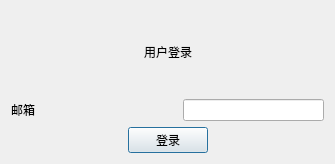
<?xml version="1.0" encoding="UTF-8"?>
<ui version="4.0">
 <class>Dialog</class>
 <widget class="QDialog" name="Dialog">
  <property name="geometry">
   <rect>
    <x>0</x>
    <y>0</y>
    <width>335</width>
    <height>164</height>
   </rect>
  </property>
  <property name="windowTitle">
   <string>Dialog</string>
  </property>
  <layout class="QVBoxLayout" name="verticalLayout" stretch="3,4,4">
   <item>
    <layout class="QHBoxLayout" name="horizontalLayout">
     <item>
      <spacer name="horizontalSpacer">
       <property name="orientation">
        <enum>Qt::Horizontal</enum>
       </property>
       <property name="sizeHint" stdset="0">
        <size>
         <width>40</width>
         <height>20</height>
        </size>
       </property>
      </spacer>
     </item>
     <item>
      <widget class="QLabel" name="label">
       <property name="styleSheet">
        <string notr="true">font: 18pt &quot;宋体&quot;;</string>
       </property>
       <property name="text">
        <string>用户登录</string>
       </property>
      </widget>
     </item>
     <item>
      <spacer name="horizontalSpacer_2">
       <property name="orientation">
        <enum>Qt::Horizontal</enum>
       </property>
       <property name="sizeHint" stdset="0">
        <size>
         <width>40</width>
         <height>20</height>
        </size>
       </property>
      </spacer>
     </item>
    </layout>
   </item>
   <item>
    <layout class="QHBoxLayout" name="horizontalLayout_2">
     <item>
      <widget class="QLabel" name="label_2">
       <property name="styleSheet">
        <string notr="true">font: 12pt &quot;黑体&quot;;</string>
       </property>
       <property name="text">
        <string>邮箱</string>
       </property>
      </widget>
     </item>
     <item>
      <spacer name="horizontalSpacer_3">
       <property name="orientation">
        <enum>Qt::Horizontal</enum>
       </property>
       <property name="sizeHint" stdset="0">
        <size>
         <width>20</width>
         <height>20</height>
        </size>
       </property>
      </spacer>
     </item>
     <item>
      <widget class="QLineEdit" name="lineEdit"/>
     </item>
    </layout>
   </item>
   <item>
    <layout class="QHBoxLayout" name="horizontalLayout_3">
     <item>
      <spacer name="horizontalSpacer_4">
       <property name="orientation">
        <enum>Qt::Horizontal</enum>
       </property>
       <property name="sizeHint" stdset="0">
        <size>
         <width>40</width>
         <height>20</height>
        </size>
       </property>
      </spacer>
     </item>
     <item>
      <widget class="QPushButton" name="pushButton">
       <property name="text">
        <string>登录</string>
       </property>
      </widget>
     </item>
     <item>
      <spacer name="horizontalSpacer_5">
       <property name="orientation">
        <enum>Qt::Horizontal</enum>
       </property>
       <property name="sizeHint" stdset="0">
        <size>
         <width>40</width>
         <height>20</height>
        </size>
       </property>
      </spacer>
     </item>
    </layout>
   </item>
  </layout>
 </widget>
 <resources/>
 <connections/>
</ui>
